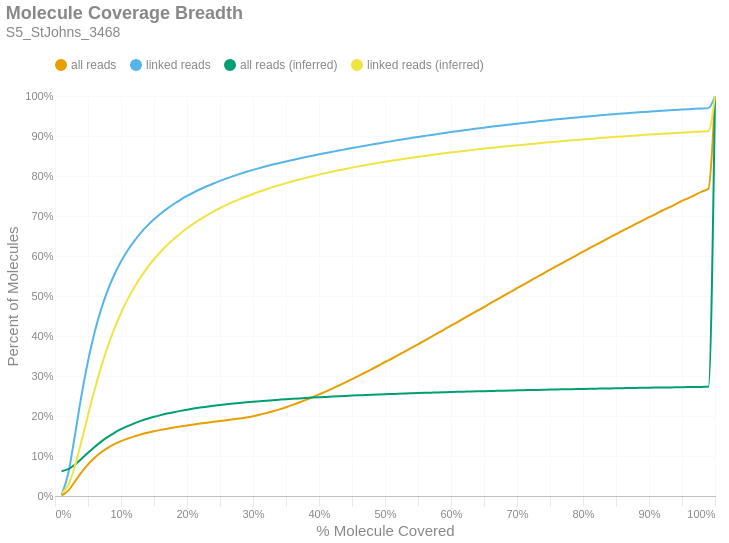

Here is the notebook cell this chart was saved with:
### Markdown cell above
### Molecule Read Coverage
This chart shows molecule coverage breadth as computed by the number of bases aligned to that molecule. In other words, "*how much of each unique long molecule is actually sequenced/aligned?*" Keep in mind there is a distinction between sequences and alignments, since some sequences belonging to a particular molecule may not align well and wouldn't appear in the alignment data. This chart also shows molecule coverage breadth as computed by the *inferred fragment* from which the aligned sequences originate. Unlike read coverage, this calculation takes into account the total insert size, including unsequenced gaps between the forward and reverse reads. Like the previous figures, these are cumulative percents.

### Code cell
if SKIPLR:
    print_html(f"Skipped")
else:
    binned_df = consolidated_hist(valids['coverage_bp'], mask, 0.01, True)
    binned_df_inf = consolidated_hist(valids['coverage_inserts'], mask, 0.01, True)
    binned_df = binned_df.with_columns(pl.lit(binned_df_inf['all reads (cumsum)']).alias('all reads (inferred)'))
    binned_df = binned_df.with_columns(pl.lit(binned_df_inf['linked reads (cumsum)']).alias('linked reads (inferred)'))
    binned_df = binned_df.with_columns(
        (pl.col('bin').cast(pl.Float64) + 0.01).alias('right_edge')
    )

    with SafeRender(binned_df):
        (
            density_plot(binned_df, 'Molecule Coverage Breadth', samplename, 'molcov', ['all reads (inferred)','linked reads (inferred)'])
            .encode(
                #x=alt.X('bin:Q', title="% Molecule Covered").axis(format = '%').scale(padding=0),
                x=alt.X('right_edge:Q', title="% Molecule Covered").axis(format='%').scale(padding=0),
                y=alt.Y('value:Q', title='Percent of Molecules')
                    .axis(format='%')
                    .stack(False)
                    .scale(domainMin=0, padding=0),
                color=alt.Color("key:N").scale(domain = ["all reads", "linked reads", "all reads (inferred)", "linked reads (inferred)"]),
                tooltip = [
                    alt.Tooltip("key:N", title = "Data Type"),
                    alt.Tooltip("range_label:N", title="% Molecule Covered"),
                    alt.Tooltip("value:Q", format = ".2%", title="% Molecules")
                ]
            )
        ).display()

### Figure 1 — Vega-Lite specification as saved in the notebook (floating-point values rounded to 4 significant figures)
{"width": "container", "height": 400, "config": {"title": {"anchor": "start", "dy": -15, "fontSize": 18, "color": "#888888", "subtitleColor": "#888888", "subtitleFontSize": 14}, "arc": {"fill": "#0072B2"}, "axis": {"domainColor": "#888888", "domainWidth": 0.5, "gridWidth": 0.2, "grid": false, "titleFontWeight": 400, "titleFontSize": 15, "labelFontSize": 11, "labelColor": "#888888", "tickColor": "#888888", "tickWidth": 0.2, "titleColor": "#888888"}, "axisBand": {"grid": false}, "axisX": {"grid": true, "tickSize": 10, "domainCap": "round"}, "axisY": {"domain": false, "grid": true, "tickSize": 0, "domainCap": "round"}, "background": "transparent", "header": {"labelFontSize": 15, "labelColor": "#888888", "titleFontSize": 15, "titleFontWeight": 600, "titleColor": "#888888"}, "legend": {"labelFont": "sans-serif", "labelFontSize": 12, "labelColor": "#888888", "symbolSize": 100, "symbolType": "circle", "titleFontSize": 12, "titlePadding": 10, "titleColor": "#888888", "title": null, "orient": "top"}, "range": {"category": ["#E69F00", "#56B4E9", "#009E73", "#F0E442", "#0072B2", "#D55E00", "#CC79A7", "#000000"], "diverging": ["#cfe8f3", "#a2d4ec", "#73bfe2", "#46abdb", "#1696d2", "#12719e"]}, "area": {"fill": "#0072B2", "fillOpacity": 0.7, "line": true, "strokeOpacity": 0.7}, "line": {"color": "#0072B2", "stroke": "#0072B2", "strokeWidth": 2}, "trail": {"color": "#0072B2", "stroke": "#0072B2", "strokeWidth": 0, "size": 1}, "point": {"filled": true, "fillOpacity": 1.0, "size": 95}, "text": {"color": "#888888", "fontSize": 11, "align": "right", "fontWeight": 400, "size": 11}, "bar": {"fill": "#0072B2", "stroke": null}, "view": {"stroke": null, "continuousWidth": 660, "continuousHeight": 400}}, "data": {"name": "data-3be435ed95188a2ec9f0c3e417985ddc"}, "mark": {"type": "line", "interpolate": "monotone", "point": {"opacity": 0, "size": 275}}, "encoding": {"color": {"field": "key", "scale": {"domain": ["all reads", "linked reads", "all reads (inferred)", "linked reads (inferred)"]}, "type": "nominal"}, "tooltip": [{"field": "key", "title": "Data Type", "type": "nominal"}, {"field": "range_label", "title": "% Molecule Covered", "type": "nominal"}, {"field": "value", "format": ".2%", "title": "% Molecules", "type": "quantitative"}], "x": {"axis": {"format": "%"}, "field": "right_edge", "scale": {"padding": 0}, "title": "% Molecule Covered", "type": "quantitative"}, "y": {"axis": {"format": "%"}, "field": "value", "scale": {"domainMin": 0, "padding": 0}, "stack": false, "title": "Percent of Molecules", "type": "quantitative"}}, "params": [{"name": "param_c36ac31b6afebe62", "select": {"type": "point", "fields": ["key"]}, "bind": "legend"}], "title": {"text": "Molecule Coverage Breadth", "subtitle": "S5_StJohns_3468"}, "transform": [{"fold": ["all reads (cumsum)", "linked reads (cumsum)", "all reads (inferred)", "linked reads (inferred)"]}, {"calculate": "replace(datum.key, ' (cumsum)', '')", "as": "key"}, {"filter": {"param": "param_c36ac31b6afebe62"}}], "usermeta": {"embedOptions": {"downloadFileName": "S5_StJohns_3468.molcov"}}, "$schema": "https://vega.github.io/schema/vega-lite/v6.1.0.json", "datasets": {"data-3be435ed95188a2ec9f0c3e417985ddc": [{"bin": "0.0", "interval": "0.0-0.01", "all reads": 0.0009719, "linked reads": 0.003307, "all reads (cumsum)": 0.0009719, "linked reads (cumsum)": 0.003307, "range_label": "0.0-0.01", "all reads (inferred)": 0.06198, "linked reads (inferred)": 0.007029, "right_edge": 0.01}, {"bin": "0.01", "interval": "0.01-0.02", "all reads": 0.01248, "linked reads": 0.05215, "all reads (cumsum)": 0.01345, "linked reads (cumsum)": 0.05545, "range_label": "0.01-0.02", "all reads (inferred)": 0.06701, "linked reads (inferred)": 0.02684, "right_edge": 0.02}, {"bin": "0.02", "interval": "0.02-0.03", "all reads": 0.02217, "linked reads": 0.09471, "all reads (cumsum)": 0.03562, "linked reads (cumsum)": 0.1502, "range_label": "0.02-0.03", "all reads (inferred)": 0.07818, "linked reads (inferred)": 0.07379, "right_edge": 0.03}, {"bin": "0.03", "interval": "0.03-0.04", "all reads": 0.02328, "linked reads": 0.1, "all reads (cumsum)": 0.0589, "linked reads (cumsum)": 0.2502, "range_label": "0.03-0.04", "all reads (inferred)": 0.09271, "linked reads (inferred)": 0.1359, "right_edge": 0.04}, {"bin": "0.04", "interval": "0.04-0.05", "all reads": 0.02018, "linked reads": 0.08697, "all reads (cumsum)": 0.07908, "linked reads (cumsum)": 0.3372, "range_label": "0.04-0.05", "all reads (inferred)": 0.1081, "linked reads (inferred)": 0.2021, "right_edge": 0.05}, {"bin": "0.05", "interval": "0.05-0.06", "all reads": 0.01673, "linked reads": 0.07197, "all reads (cumsum)": 0.09581, "linked reads (cumsum)": 0.4091, "range_label": "0.05-0.06", "all reads (inferred)": 0.1227, "linked reads (inferred)": 0.2656, "right_edge": 0.06}, {"bin": "0.06", "interval": "0.06-0.07", "all reads": 0.01353, "linked reads": 0.05823, "all reads (cumsum)": 0.1093, "linked reads (cumsum)": 0.4674, "range_label": "0.06-0.07", "all reads (inferred)": 0.136, "linked reads (inferred)": 0.3233, "right_edge": 0.07}, {"bin": "0.07", "interval": "0.07-0.08", "all reads": 0.01102, "linked reads": 0.04738, "all reads (cumsum)": 0.1204, "linked reads (cumsum)": 0.5148, "range_label": "0.07-0.08", "all reads (inferred)": 0.1477, "linked reads (inferred)": 0.374, "right_edge": 0.08}, {"bin": "0.08", "interval": "0.08-0.09", "all reads": 0.009069, "linked reads": 0.0389, "all reads (cumsum)": 0.1294, "linked reads (cumsum)": 0.5537, "range_label": "0.08-0.09", "all reads (inferred)": 0.158, "linked reads (inferred)": 0.4187, "right_edge": 0.09}, {"bin": "0.09", "interval": "0.09-0.1", "all reads": 0.007616, "linked reads": 0.03256, "all reads (cumsum)": 0.137, "linked reads (cumsum)": 0.5862, "range_label": "0.09-0.1", "all reads (inferred)": 0.167, "linked reads (inferred)": 0.4575, "right_edge": 0.1}, {"bin": "0.1", "interval": "0.1-0.11", "all reads": 0.006483, "linked reads": 0.02765, "all reads (cumsum)": 0.1435, "linked reads (cumsum)": 0.6139, "range_label": "0.1-0.11", "all reads (inferred)": 0.1748, "linked reads (inferred)": 0.4916, "right_edge": 0.11}, {"bin": "0.11", "interval": "0.11-0.12", "all reads": 0.005543, "linked reads": 0.02357, "all reads (cumsum)": 0.1491, "linked reads (cumsum)": 0.6374, "range_label": "0.11-0.12", "all reads (inferred)": 0.1817, "linked reads (inferred)": 0.5214, "right_edge": 0.12}, {"bin": "0.12", "interval": "0.12-0.13", "all reads": 0.004828, "linked reads": 0.02048, "all reads (cumsum)": 0.1539, "linked reads (cumsum)": 0.6579, "range_label": "0.12-0.13", "all reads (inferred)": 0.1877, "linked reads (inferred)": 0.5477, "right_edge": 0.13}, {"bin": "0.13", "interval": "0.13-0.14", "all reads": 0.004243, "linked reads": 0.01793, "all reads (cumsum)": 0.1581, "linked reads (cumsum)": 0.6758, "range_label": "0.13-0.14", "all reads (inferred)": 0.1931, "linked reads (inferred)": 0.571, "right_edge": 0.14}, {"bin": "0.14", "interval": "0.14-0.15", "all reads": 0.003762, "linked reads": 0.0158, "all reads (cumsum)": 0.1619, "linked reads (cumsum)": 0.6916, "range_label": "0.14-0.15", "all reads (inferred)": 0.1979, "linked reads (inferred)": 0.5918, "right_edge": 0.15}, {"bin": "0.15", "interval": "0.15-0.16", "all reads": 0.003386, "linked reads": 0.01403, "all reads (cumsum)": 0.1653, "linked reads (cumsum)": 0.7057, "range_label": "0.15-0.16", "all reads (inferred)": 0.2022, "linked reads (inferred)": 0.6105, "right_edge": 0.16}, {"bin": "0.16", "interval": "0.16-0.17", "all reads": 0.0031, "linked reads": 0.01269, "all reads (cumsum)": 0.1684, "linked reads (cumsum)": 0.7184, "range_label": "0.16-0.17", "all reads (inferred)": 0.2061, "linked reads (inferred)": 0.6275, "right_edge": 0.17}, {"bin": "0.17", "interval": "0.17-0.18", "all reads": 0.002888, "linked reads": 0.01157, "all reads (cumsum)": 0.1713, "linked reads (cumsum)": 0.7299, "range_label": "0.17-0.18", "all reads (inferred)": 0.2096, "linked reads (inferred)": 0.6426, "right_edge": 0.18}, {"bin": "0.18", "interval": "0.18-0.19", "all reads": 0.00267, "linked reads": 0.01049, "all reads (cumsum)": 0.1739, "linked reads (cumsum)": 0.7404, "range_label": "0.18-0.19", "all reads (inferred)": 0.2128, "linked reads (inferred)": 0.6564, "right_edge": 0.19}, {"bin": "0.19", "interval": "0.19-0.2", "all reads": 0.002508, "linked reads": 0.00962, "all reads (cumsum)": 0.1765, "linked reads (cumsum)": 0.75, "range_label": "0.19-0.2", "all reads (inferred)": 0.2158, "linked reads (inferred)": 0.6693, "right_edge": 0.2}, {"bin": "0.2", "interval": "0.2-0.21", "all reads": 0.002345, "linked reads": 0.008687, "all reads (cumsum)": 0.1788, "linked reads (cumsum)": 0.7587, "range_label": "0.2-0.21", "all reads (inferred)": 0.2185, "linked reads (inferred)": 0.681, "right_edge": 0.21}, {"bin": "0.21", "interval": "0.21-0.22", "all reads": 0.002254, "linked reads": 0.008091, "all reads (cumsum)": 0.181, "linked reads (cumsum)": 0.7668, "range_label": "0.21-0.22", "all reads (inferred)": 0.221, "linked reads (inferred)": 0.6918, "right_edge": 0.22}, {"bin": "0.22", "interval": "0.22-0.23", "all reads": 0.002195, "linked reads": 0.007533, "all reads (cumsum)": 0.1832, "linked reads (cumsum)": 0.7744, "range_label": "0.22-0.23", "all reads (inferred)": 0.2233, "linked reads (inferred)": 0.7017, "right_edge": 0.23}, {"bin": "0.23", "interval": "0.23-0.24", "all reads": 0.002134, "linked reads": 0.006999, "all reads (cumsum)": 0.1854, "linked reads (cumsum)": 0.7813, "range_label": "0.23-0.24", "all reads (inferred)": 0.2254, "linked reads (inferred)": 0.711, "right_edge": 0.24}, {"bin": "0.24", "interval": "0.24-0.25", "all reads": 0.002084, "linked reads": 0.006498, "all reads (cumsum)": 0.1875, "linked reads (cumsum)": 0.7878, "range_label": "0.24-0.25", "all reads (inferred)": 0.2274, "linked reads (inferred)": 0.7197, "right_edge": 0.25}, {"bin": "0.25", "interval": "0.25-0.26", "all reads": 0.002076, "linked reads": 0.006179, "all reads (cumsum)": 0.1895, "linked reads (cumsum)": 0.794, "range_label": "0.25-0.26", "all reads (inferred)": 0.2293, "linked reads (inferred)": 0.7277, "right_edge": 0.26}, {"bin": "0.26", "interval": "0.26-0.27", "all reads": 0.002103, "linked reads": 0.005777, "all reads (cumsum)": 0.1916, "linked reads (cumsum)": 0.7998, "range_label": "0.26-0.27", "all reads (inferred)": 0.231, "linked reads (inferred)": 0.7353, "right_edge": 0.27}, {"bin": "0.27", "interval": "0.27-0.28", "all reads": 0.002255, "linked reads": 0.005426, "all reads (cumsum)": 0.1939, "linked reads (cumsum)": 0.8052, "range_label": "0.27-0.28", "all reads (inferred)": 0.2327, "linked reads (inferred)": 0.7422, "right_edge": 0.28}, {"bin": "0.28", "interval": "0.28-0.29", "all reads": 0.002615, "linked reads": 0.005211, "all reads (cumsum)": 0.1965, "linked reads (cumsum)": 0.8104, "range_label": "0.28-0.29", "all reads (inferred)": 0.2342, "linked reads (inferred)": 0.7488, "right_edge": 0.29}, {"bin": "0.29", "interval": "0.29-0.3", "all reads": 0.003091, "linked reads": 0.004881, "all reads (cumsum)": 0.1996, "linked reads (cumsum)": 0.8153, "range_label": "0.29-0.3", "all reads (inferred)": 0.2356, "linked reads (inferred)": 0.7551, "right_edge": 0.3}, {"bin": "0.3", "interval": "0.3-0.31", "all reads": 0.003555, "linked reads": 0.004576, "all reads (cumsum)": 0.2032, "linked reads (cumsum)": 0.8199, "range_label": "0.3-0.31", "all reads (inferred)": 0.237, "linked reads (inferred)": 0.7611, "right_edge": 0.31}, {"bin": "0.31", "interval": "0.31-0.32", "all reads": 0.004057, "linked reads": 0.004431, "all reads (cumsum)": 0.2072, "linked reads (cumsum)": 0.8243, "range_label": "0.31-0.32", "all reads (inferred)": 0.2384, "linked reads (inferred)": 0.7668, "right_edge": 0.32}, {"bin": "0.32", "interval": "0.32-0.33", "all reads": 0.004536, "linked reads": 0.004192, "all reads (cumsum)": 0.2118, "linked reads (cumsum)": 0.8285, "range_label": "0.32-0.33", "all reads (inferred)": 0.2396, "linked reads (inferred)": 0.7721, "right_edge": 0.33}, {"bin": "0.33", "interval": "0.33-0.34", "all reads": 0.004894, "linked reads": 0.004015, "all reads (cumsum)": 0.2166, "linked reads (cumsum)": 0.8325, "range_label": "0.33-0.34", "all reads (inferred)": 0.2408, "linked reads (inferred)": 0.7772, "right_edge": 0.34}, {"bin": "0.34", "interval": "0.34-0.35", "all reads": 0.005346, "linked reads": 0.003891, "all reads (cumsum)": 0.222, "linked reads (cumsum)": 0.8364, "range_label": "0.34-0.35", "all reads (inferred)": 0.2419, "linked reads (inferred)": 0.7822, "right_edge": 0.35}, {"bin": "0.35", "interval": "0.35-0.36", "all reads": 0.005715, "linked reads": 0.003699, "all reads (cumsum)": 0.2277, "linked reads (cumsum)": 0.8401, "range_label": "0.35-0.36", "all reads (inferred)": 0.243, "linked reads (inferred)": 0.7868, "right_edge": 0.36}, {"bin": "0.36", "interval": "0.36-0.37", "all reads": 0.006037, "linked reads": 0.003636, "all reads (cumsum)": 0.2337, "linked reads (cumsum)": 0.8438, "range_label": "0.36-0.37", "all reads (inferred)": 0.244, "linked reads (inferred)": 0.7912, "right_edge": 0.37}, {"bin": "0.37", "interval": "0.37-0.38", "all reads": 0.006432, "linked reads": 0.003557, "all reads (cumsum)": 0.2402, "linked reads (cumsum)": 0.8473, "range_label": "0.37-0.38", "all reads (inferred)": 0.245, "linked reads (inferred)": 0.7954, "right_edge": 0.38}, {"bin": "0.38", "interval": "0.38-0.39", "all reads": 0.006682, "linked reads": 0.003431, "all reads (cumsum)": 0.2469, "linked reads (cumsum)": 0.8508, "range_label": "0.38-0.39", "all reads (inferred)": 0.246, "linked reads (inferred)": 0.7995, "right_edge": 0.39}, {"bin": "0.39", "interval": "0.39-0.4", "all reads": 0.007098, "linked reads": 0.003372, "all reads (cumsum)": 0.254, "linked reads (cumsum)": 0.8541, "range_label": "0.39-0.4", "all reads (inferred)": 0.2469, "linked reads (inferred)": 0.8034, "right_edge": 0.4}, {"bin": "0.4", "interval": "0.4-0.41", "all reads": 0.007165, "linked reads": 0.003282, "all reads (cumsum)": 0.2611, "linked reads (cumsum)": 0.8574, "range_label": "0.4-0.41", "all reads (inferred)": 0.2477, "linked reads (inferred)": 0.8072, "right_edge": 0.41}, {"bin": "0.41", "interval": "0.41-0.42", "all reads": 0.007465, "linked reads": 0.003181, "all reads (cumsum)": 0.2686, "linked reads (cumsum)": 0.8606, "range_label": "0.41-0.42", "all reads (inferred)": 0.2486, "linked reads (inferred)": 0.8108, "right_edge": 0.42}, {"bin": "0.42", "interval": "0.42-0.43", "all reads": 0.007713, "linked reads": 0.003175, "all reads (cumsum)": 0.2763, "linked reads (cumsum)": 0.8638, "range_label": "0.42-0.43", "all reads (inferred)": 0.2494, "linked reads (inferred)": 0.8143, "right_edge": 0.43}, {"bin": "0.43", "interval": "0.43-0.44", "all reads": 0.007812, "linked reads": 0.003038, "all reads (cumsum)": 0.2841, "linked reads (cumsum)": 0.8668, "range_label": "0.43-0.44", "all reads (inferred)": 0.2502, "linked reads (inferred)": 0.8177, "right_edge": 0.44}, {"bin": "0.44", "interval": "0.44-0.45", "all reads": 0.00808, "linked reads": 0.00302, "all reads (cumsum)": 0.2922, "linked reads (cumsum)": 0.8698, "range_label": "0.44-0.45", "all reads (inferred)": 0.251, "linked reads (inferred)": 0.8209, "right_edge": 0.45}, {"bin": "0.45", "interval": "0.45-0.46", "all reads": 0.008246, "linked reads": 0.002998, "all reads (cumsum)": 0.3004, "linked reads (cumsum)": 0.8728, "range_label": "0.45-0.46", "all reads (inferred)": 0.2517, "linked reads (inferred)": 0.824, "right_edge": 0.46}, {"bin": "0.46", "interval": "0.46-0.47", "all reads": 0.008289, "linked reads": 0.002915, "all reads (cumsum)": 0.3087, "linked reads (cumsum)": 0.8757, "range_label": "0.46-0.47", "all reads (inferred)": 0.2524, "linked reads (inferred)": 0.827, "right_edge": 0.47}, {"bin": "0.47", "interval": "0.47-0.48", "all reads": 0.00859, "linked reads": 0.002904, "all reads (cumsum)": 0.3173, "linked reads (cumsum)": 0.8786, "range_label": "0.47-0.48", "all reads (inferred)": 0.2531, "linked reads (inferred)": 0.83, "right_edge": 0.48}, {"bin": "0.48", "interval": "0.48-0.49", "all reads": 0.008311, "linked reads": 0.002834, "all reads (cumsum)": 0.3256, "linked reads (cumsum)": 0.8815, "range_label": "0.48-0.49", "all reads (inferred)": 0.2537, "linked reads (inferred)": 0.8328, "right_edge": 0.49}, {"bin": "0.49", "interval": "0.49-0.5", "all reads": 0.009376, "linked reads": 0.002925, "all reads (cumsum)": 0.335, "linked reads (cumsum)": 0.8844, "range_label": "0.49-0.5", "all reads (inferred)": 0.2544, "linked reads (inferred)": 0.8355, "right_edge": 0.5}, {"bin": "0.5", "interval": "0.5-0.51", "all reads": 0.008108, "linked reads": 0.002665, "all reads (cumsum)": 0.3431, "linked reads (cumsum)": 0.8871, "range_label": "0.5-0.51", "all reads (inferred)": 0.255, "linked reads (inferred)": 0.8381, "right_edge": 0.51}, {"bin": "0.51", "interval": "0.51-0.52", "all reads": 0.009161, "linked reads": 0.002758, "all reads (cumsum)": 0.3523, "linked reads (cumsum)": 0.8898, "range_label": "0.51-0.52", "all reads (inferred)": 0.2556, "linked reads (inferred)": 0.8407, "right_edge": 0.52}, {"bin": "0.52", "interval": "0.52-0.53", "all reads": 0.008895, "linked reads": 0.002651, "all reads (cumsum)": 0.3612, "linked reads (cumsum)": 0.8925, "range_label": "0.52-0.53", "all reads (inferred)": 0.2562, "linked reads (inferred)": 0.8432, "right_edge": 0.53}, {"bin": "0.53", "interval": "0.53-0.54", "all reads": 0.009106, "linked reads": 0.002623, "all reads (cumsum)": 0.3703, "linked reads (cumsum)": 0.8951, "range_label": "0.53-0.54", "all reads (inferred)": 0.2568, "linked reads (inferred)": 0.8456, "right_edge": 0.54}, {"bin": "0.54", "interval": "0.54-0.55", "all reads": 0.00904, "linked reads": 0.002589, "all reads (cumsum)": 0.3793, "linked reads (cumsum)": 0.8977, "range_label": "0.54-0.55", "all reads (inferred)": 0.2573, "linked reads (inferred)": 0.8479, "right_edge": 0.55}, {"bin": "0.55", "interval": "0.55-0.56", "all reads": 0.009302, "linked reads": 0.002498, "all reads (cumsum)": 0.3886, "linked reads (cumsum)": 0.9002, "range_label": "0.55-0.56", "all reads (inferred)": 0.2579, "linked reads (inferred)": 0.8503, "right_edge": 0.56}, {"bin": "0.56", "interval": "0.56-0.57", "all reads": 0.009262, "linked reads": 0.002488, "all reads (cumsum)": 0.3979, "linked reads (cumsum)": 0.9027, "range_label": "0.56-0.57", "all reads (inferred)": 0.2584, "linked reads (inferred)": 0.8525, "right_edge": 0.57}, {"bin": "0.57", "interval": "0.57-0.58", "all reads": 0.009137, "linked reads": 0.002377, "all reads (cumsum)": 0.407, "linked reads (cumsum)": 0.905, "range_label": "0.57-0.58", "all reads (inferred)": 0.2589, "linked reads (inferred)": 0.8547, "right_edge": 0.58}, {"bin": "0.58", "interval": "0.58-0.59", "all reads": 0.009408, "linked reads": 0.002428, "all reads (cumsum)": 0.4164, "linked reads (cumsum)": 0.9075, "range_label": "0.58-0.59", "all reads (inferred)": 0.2594, "linked reads (inferred)": 0.8567, "right_edge": 0.59}, {"bin": "0.59", "interval": "0.59-0.6", "all reads": 0.009477, "linked reads": 0.002372, "all reads (cumsum)": 0.4259, "linked reads (cumsum)": 0.9098, "range_label": "0.59-0.6", "all reads (inferred)": 0.2599, "linked reads (inferred)": 0.8588, "right_edge": 0.6}, {"bin": "0.6", "interval": "0.6-0.61", "all reads": 0.009087, "linked reads": 0.002254, "all reads (cumsum)": 0.435, "linked reads (cumsum)": 0.9121, "range_label": "0.6-0.61", "all reads (inferred)": 0.2604, "linked reads (inferred)": 0.8608, "right_edge": 0.61}, {"bin": "0.61", "interval": "0.61-0.62", "all reads": 0.009521, "linked reads": 0.002298, "all reads (cumsum)": 0.4445, "linked reads (cumsum)": 0.9144, "range_label": "0.61-0.62", "all reads (inferred)": 0.2608, "linked reads (inferred)": 0.8628, "right_edge": 0.62}, {"bin": "0.62", "interval": "0.62-0.63", "all reads": 0.009272, "linked reads": 0.002178, "all reads (cumsum)": 0.4538, "linked reads (cumsum)": 0.9166, "range_label": "0.62-0.63", "all reads (inferred)": 0.2613, "linked reads (inferred)": 0.8647, "right_edge": 0.63}, {"bin": "0.63", "interval": "0.63-0.64", "all reads": 0.00944, "linked reads": 0.002184, "all reads (cumsum)": 0.4632, "linked reads (cumsum)": 0.9188, "range_label": "0.63-0.64", "all reads (inferred)": 0.2617, "linked reads (inferred)": 0.8666, "right_edge": 0.64}, {"bin": "0.64", "interval": "0.64-0.65", "all reads": 0.009221, "linked reads": 0.002095, "all reads (cumsum)": 0.4724, "linked reads (cumsum)": 0.9209, "range_label": "0.64-0.65", "all reads (inferred)": 0.2622, "linked reads (inferred)": 0.8683, "right_edge": 0.65}, {"bin": "0.65", "interval": "0.65-0.66", "all reads": 0.009708, "linked reads": 0.002125, "all reads (cumsum)": 0.4821, "linked reads (cumsum)": 0.923, "range_label": "0.65-0.66", "all reads (inferred)": 0.2626, "linked reads (inferred)": 0.8701, "right_edge": 0.66}, {"bin": "0.66", "interval": "0.66-0.67", "all reads": 0.009235, "linked reads": 0.002029, "all reads (cumsum)": 0.4914, "linked reads (cumsum)": 0.925, "range_label": "0.66-0.67", "all reads (inferred)": 0.263, "linked reads (inferred)": 0.8718, "right_edge": 0.67}, {"bin": "0.67", "interval": "0.67-0.68", "all reads": 0.009372, "linked reads": 0.002035, "all reads (cumsum)": 0.5008, "linked reads (cumsum)": 0.927, "range_label": "0.67-0.68", "all reads (inferred)": 0.2634, "linked reads (inferred)": 0.8735, "right_edge": 0.68}, {"bin": "0.68", "interval": "0.68-0.69", "all reads": 0.009243, "linked reads": 0.001873, "all reads (cumsum)": 0.51, "linked reads (cumsum)": 0.9289, "range_label": "0.68-0.69", "all reads (inferred)": 0.2638, "linked reads (inferred)": 0.8752, "right_edge": 0.69}, {"bin": "0.69", "interval": "0.69-0.7", "all reads": 0.009416, "linked reads": 0.001933, "all reads (cumsum)": 0.5194, "linked reads (cumsum)": 0.9308, "range_label": "0.69-0.7", "all reads (inferred)": 0.2642, "linked reads (inferred)": 0.8768, "right_edge": 0.7}, {"bin": "0.7", "interval": "0.7-0.71", "all reads": 0.009129, "linked reads": 0.001894, "all reads (cumsum)": 0.5285, "linked reads (cumsum)": 0.9327, "range_label": "0.7-0.71", "all reads (inferred)": 0.2646, "linked reads (inferred)": 0.8784, "right_edge": 0.71}, {"bin": "0.71", "interval": "0.71-0.72", "all reads": 0.009225, "linked reads": 0.001878, "all reads (cumsum)": 0.5378, "linked reads (cumsum)": 0.9346, "range_label": "0.71-0.72", "all reads (inferred)": 0.2649, "linked reads (inferred)": 0.8799, "right_edge": 0.72}, {"bin": "0.72", "interval": "0.72-0.73", "all reads": 0.009386, "linked reads": 0.00182, "all reads (cumsum)": 0.5472, "linked reads (cumsum)": 0.9364, "range_label": "0.72-0.73", "all reads (inferred)": 0.2653, "linked reads (inferred)": 0.8814, "right_edge": 0.73}, {"bin": "0.73", "interval": "0.73-0.74", "all reads": 0.009064, "linked reads": 0.00179, "all reads (cumsum)": 0.5562, "linked reads (cumsum)": 0.9382, "range_label": "0.73-0.74", "all reads (inferred)": 0.2657, "linked reads (inferred)": 0.8829, "right_edge": 0.74}, {"bin": "0.74", "interval": "0.74-0.75", "all reads": 0.009547, "linked reads": 0.001706, "all reads (cumsum)": 0.5658, "linked reads (cumsum)": 0.9399, "range_label": "0.74-0.75", "all reads (inferred)": 0.266, "linked reads (inferred)": 0.8845, "right_edge": 0.75}, {"bin": "0.75", "interval": "0.75-0.76", "all reads": 0.008867, "linked reads": 0.001696, "all reads (cumsum)": 0.5746, "linked reads (cumsum)": 0.9416, "range_label": "0.75-0.76", "all reads (inferred)": 0.2664, "linked reads (inferred)": 0.8859, "right_edge": 0.76}, {"bin": "0.76", "interval": "0.76-0.77", "all reads": 0.009085, "linked reads": 0.001585, "all reads (cumsum)": 0.5837, "linked reads (cumsum)": 0.9432, "range_label": "0.76-0.77", "all reads (inferred)": 0.2667, "linked reads (inferred)": 0.8873, "right_edge": 0.77}, {"bin": "0.77", "interval": "0.77-0.78", "all reads": 0.00897, "linked reads": 0.001629, "all reads (cumsum)": 0.5927, "linked reads (cumsum)": 0.9448, "range_label": "0.77-0.78", "all reads (inferred)": 0.2671, "linked reads (inferred)": 0.8887, "right_edge": 0.78}, {"bin": "0.78", "interval": "0.78-0.79", "all reads": 0.00893, "linked reads": 0.001527, "all reads (cumsum)": 0.6016, "linked reads (cumsum)": 0.9464, "range_label": "0.78-0.79", "all reads (inferred)": 0.2674, "linked reads (inferred)": 0.8901, "right_edge": 0.79}, {"bin": "0.79", "interval": "0.79-0.8", "all reads": 0.009386, "linked reads": 0.001588, "all reads (cumsum)": 0.611, "linked reads (cumsum)": 0.948, "range_label": "0.79-0.8", "all reads (inferred)": 0.2677, "linked reads (inferred)": 0.8915, "right_edge": 0.8}, {"bin": "0.8", "interval": "0.8-0.81", "all reads": 0.008555, "linked reads": 0.001447, "all reads (cumsum)": 0.6196, "linked reads (cumsum)": 0.9494, "range_label": "0.8-0.81", "all reads (inferred)": 0.2681, "linked reads (inferred)": 0.8928, "right_edge": 0.81}, {"bin": "0.81", "interval": "0.81-0.82", "all reads": 0.008758, "linked reads": 0.00143, "all reads (cumsum)": 0.6283, "linked reads (cumsum)": 0.9508, "range_label": "0.81-0.82", "all reads (inferred)": 0.2684, "linked reads (inferred)": 0.8941, "right_edge": 0.82}, {"bin": "0.82", "interval": "0.82-0.83", "all reads": 0.008864, "linked reads": 0.001405, "all reads (cumsum)": 0.6372, "linked reads (cumsum)": 0.9522, "range_label": "0.82-0.83", "all reads (inferred)": 0.2687, "linked reads (inferred)": 0.8954, "right_edge": 0.83}, {"bin": "0.83", "interval": "0.83-0.84", "all reads": 0.008781, "linked reads": 0.001381, "all reads (cumsum)": 0.646, "linked reads (cumsum)": 0.9536, "range_label": "0.83-0.84", "all reads (inferred)": 0.269, "linked reads (inferred)": 0.8966, "right_edge": 0.84}, {"bin": "0.84", "interval": "0.84-0.85", "all reads": 0.008536, "linked reads": 0.00128, "all reads (cumsum)": 0.6545, "linked reads (cumsum)": 0.9549, "range_label": "0.84-0.85", "all reads (inferred)": 0.2693, "linked reads (inferred)": 0.8978, "right_edge": 0.85}, {"bin": "0.85", "interval": "0.85-0.86", "all reads": 0.008666, "linked reads": 0.001293, "all reads (cumsum)": 0.6632, "linked reads (cumsum)": 0.9562, "range_label": "0.85-0.86", "all reads (inferred)": 0.2696, "linked reads (inferred)": 0.899, "right_edge": 0.86}, {"bin": "0.86", "interval": "0.86-0.87", "all reads": 0.00843, "linked reads": 0.001198, "all reads (cumsum)": 0.6716, "linked reads (cumsum)": 0.9574, "range_label": "0.86-0.87", "all reads (inferred)": 0.2699, "linked reads (inferred)": 0.9001, "right_edge": 0.87}, {"bin": "0.87", "interval": "0.87-0.88", "all reads": 0.008588, "linked reads": 0.001183, "all reads (cumsum)": 0.6802, "linked reads (cumsum)": 0.9586, "range_label": "0.87-0.88", "all reads (inferred)": 0.2702, "linked reads (inferred)": 0.9013, "right_edge": 0.88}, {"bin": "0.88", "interval": "0.88-0.89", "all reads": 0.008338, "linked reads": 0.001161, "all reads (cumsum)": 0.6885, "linked reads (cumsum)": 0.9597, "range_label": "0.88-0.89", "all reads (inferred)": 0.2704, "linked reads (inferred)": 0.9024, "right_edge": 0.89}, {"bin": "0.89", "interval": "0.89-0.9", "all reads": 0.00845, "linked reads": 0.001136, "all reads (cumsum)": 0.697, "linked reads (cumsum)": 0.9609, "range_label": "0.89-0.9", "all reads (inferred)": 0.2707, "linked reads (inferred)": 0.9035, "right_edge": 0.9}, {"bin": "0.9", "interval": "0.9-0.91", "all reads": 0.007851, "linked reads": 0.001106, "all reads (cumsum)": 0.7048, "linked reads (cumsum)": 0.962, "range_label": "0.9-0.91", "all reads (inferred)": 0.271, "linked reads (inferred)": 0.9045, "right_edge": 0.91}, {"bin": "0.91", "interval": "0.91-0.92", "all reads": 0.008892, "linked reads": 0.001117, "all reads (cumsum)": 0.7137, "linked reads (cumsum)": 0.9631, "range_label": "0.91-0.92", "all reads (inferred)": 0.2712, "linked reads (inferred)": 0.9055, "right_edge": 0.92}, {"bin": "0.92", "interval": "0.92-0.93", "all reads": 0.007424, "linked reads": 0.001006, "all reads (cumsum)": 0.7211, "linked reads (cumsum)": 0.9641, "range_label": "0.92-0.93", "all reads (inferred)": 0.2715, "linked reads (inferred)": 0.9065, "right_edge": 0.93}, {"bin": "0.93", "interval": "0.93-0.94", "all reads": 0.008042, "linked reads": 0.001017, "all reads (cumsum)": 0.7292, "linked reads (cumsum)": 0.9651, "range_label": "0.93-0.94", "all reads (inferred)": 0.2717, "linked reads (inferred)": 0.9074, "right_edge": 0.94}, {"bin": "0.94", "interval": "0.94-0.95", "all reads": 0.00861, "linked reads": 0.001045, "all reads (cumsum)": 0.7378, "linked reads (cumsum)": 0.9662, "range_label": "0.94-0.95", "all reads (inferred)": 0.272, "linked reads (inferred)": 0.9084, "right_edge": 0.95}, {"bin": "0.95", "interval": "0.95-0.96", "all reads": 0.007037, "linked reads": 0.0009333, "all reads (cumsum)": 0.7448, "linked reads (cumsum)": 0.9671, "range_label": "0.95-0.96", "all reads (inferred)": 0.2722, "linked reads (inferred)": 0.9094, "right_edge": 0.96}, {"bin": "0.96", "interval": "0.96-0.97", "all reads": 0.008084, "linked reads": 0.000891, "all reads (cumsum)": 0.7529, "linked reads (cumsum)": 0.968, "range_label": "0.96-0.97", "all reads (inferred)": 0.2725, "linked reads (inferred)": 0.9104, "right_edge": 0.97}, {"bin": "0.97", "interval": "0.97-0.98", "all reads": 0.008101, "linked reads": 0.0008531, "all reads (cumsum)": 0.761, "linked reads (cumsum)": 0.9688, "range_label": "0.97-0.98", "all reads (inferred)": 0.2728, "linked reads (inferred)": 0.9114, "right_edge": 0.98}, {"bin": "0.98", "interval": "0.98-0.99", "all reads": 0.007351, "linked reads": 0.0008571, "all reads (cumsum)": 0.7684, "linked reads (cumsum)": 0.9697, "range_label": "0.98-0.99", "all reads (inferred)": 0.2731, "linked reads (inferred)": 0.9124, "right_edge": 0.99}, {"bin": "0.99", "interval": "0.99-1.0", "all reads": 0.2316, "linked reads": 0.0303, "all reads (cumsum)": 1.0, "linked reads (cumsum)": 1.0, "range_label": "0.99-1.0", "all reads (inferred)": 1.0, "linked reads (inferred)": 1.0, "right_edge": 1.0}]}}
